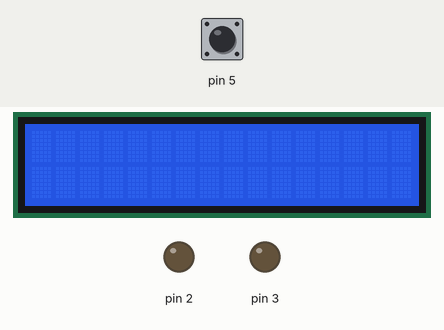
Recording of a sketch running on a simulated Arduino Uno, built with avr-gcc and run on an emulated ATmega328P. Shown: 16×2 character LCD, output pins drawn as LEDs (lit = HIGH). Dashed ring = blinking. The test bench sets the inputs (shaded band); at power-on: pin 5 HIGH. What the sketch prints to the serial monitor is not drawn.

Above: at 1.2 s.
1.3 s: pin 5 pulled LOW for 0.15 s
At 4.3 s:
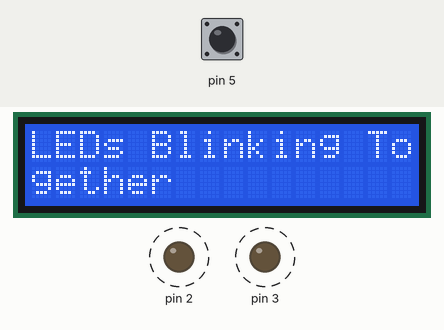
4.4 s: pin 5 pulled LOW for 1 s
At 5.4 s:
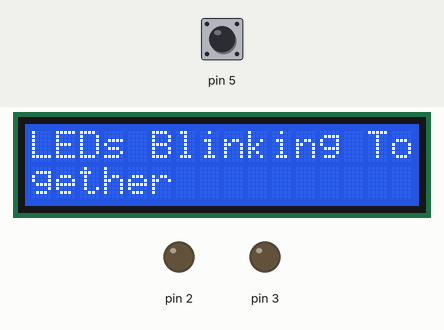
6.9 s: pin 5 pulled LOW for 0.15 s
At 9.9 s:
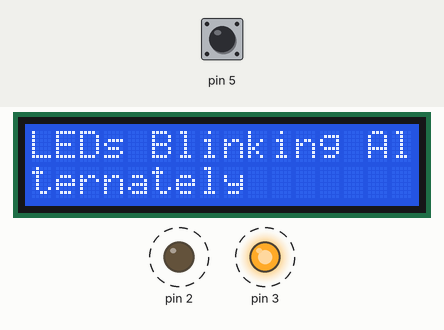
10.0 s: pin 5 pulled LOW for 3.2 s
At 10.6 s:
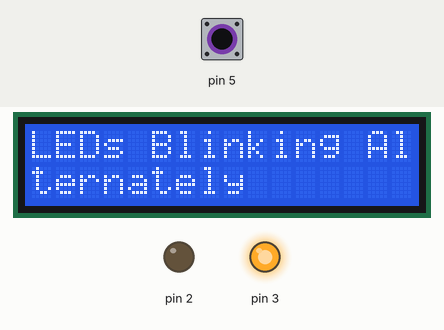
14.7 s: pin 5 pulled LOW for 0.15 s
At 16.4 s:
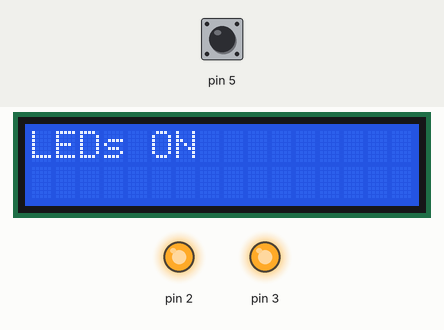
Timing chart, 0 to 17.8 s (numbered marks = the images above; inputs shaded):
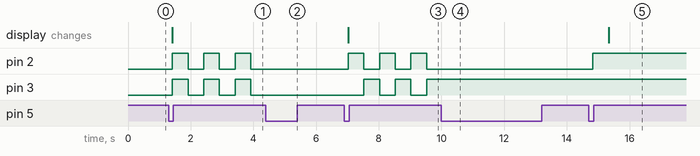

Measured:
- after the input at 1.3 s, pin 2, pin 3: alternates HIGH for 0.50 s and LOW for 0.50 s, starting after 0.12 s; the display: changes after 0.12 s (image 1)
- after the input at 4.4 s, pin 2, pin 3: stops changing and stays LOW
- after the input at 6.9 s, pin 2: alternates HIGH for 0.50 s and LOW for 0.50 s, starting after 0.13 s; pin 3: alternates HIGH for 0.50 s and LOW for 0.50 s, starting after 0.63 s; the display: changes after 0.13 s (image 3)
- after the input at 10.0 s, pin 2: stops changing and stays LOW; pin 3: stops changing and stays HIGH
- after the input at 14.7 s, pin 2: LOW → HIGH after 0.13 s; the display: changes after 0.63 s (image 5)

The sketch:

Activity_7.ino
```cpp
/* This program manages LED states via push buttons,
whereas a LCD display presents a menu for state selection.
*/

#include <LiquidCrystal.h>

// Saves button settings and returns which buttons are being pressed:
class ButtonSelector {
private:
    byte pinB1;
    bool lastButtonState;

public:
    ButtonSelector(byte pb1) : pinB1(pb1), lastButtonState(HIGH) {
        pinMode(pinB1, INPUT_PULLUP);
    }

    bool isPressed() {
        bool currentState = digitalRead(pinB1);
        if (currentState == LOW && lastButtonState == HIGH) {
            delay(50);
            lastButtonState = currentState;
            return true;
        }
        lastButtonState = currentState;
        return false;
    }
};

// Saves the LCD display settings and prints a message on the display:
class Display {
private:
    LiquidCrystal lcd;
    const int columns = 16, rows = 2;

public:
    Display(byte p1, byte p2, byte p3, byte p4, byte p5, byte p6)
        : lcd(p1, p2, p3, p4, p5, p6) {
        lcd.begin(columns, rows);
        lcd.setCursor(0, 0);
    }

    void printMessage(const char* message) {
        lcd.clear();
        int length = strlen(message);
        if (length <= columns) {
            lcd.setCursor(0, 0);
            lcd.print(message);
        } else {
            char line1[columns + 1] = {0};
            char line2[columns + 1] = {0};
            strncpy(line1, message, columns);
            strncpy(line2, message + columns, columns);
            lcd.setCursor(0, 0);
            lcd.print(line1);
            lcd.setCursor(0, 1);
            lcd.print(line2);
        }
    }
};

// Creates the LEDs effects:
class LEDs {
private:
    byte pin1;
    byte pin2;

public:
    LEDs(byte p1, byte p2) : pin1(p1), pin2(p2) {
        pinMode(pin1, OUTPUT);
        pinMode(pin2, OUTPUT);
    }

    void on() {
        digitalWrite(pin1, HIGH);
        digitalWrite(pin2, HIGH);
        delay(500);
    }

    void off() {
        digitalWrite(pin1, LOW);
        digitalWrite(pin2, LOW);
    }

    void blinkTogether() {
        digitalWrite(pin1, HIGH);
        digitalWrite(pin2, HIGH);
        delay(500);
        digitalWrite(pin1, LOW);
        digitalWrite(pin2, LOW);
        delay(500);
    }

    void blinkAlternately() {
        digitalWrite(pin1, HIGH);
        digitalWrite(pin2, LOW);
        delay(500);
        digitalWrite(pin1, LOW);
        digitalWrite(pin2, HIGH);
        delay(500);
    }
};

// Manages the state selection of the LEDs:
class StateHandler {
private:
    LEDs &ledRow;
    Display &display;
    ButtonSelector &buttonSelector;

public:
    StateHandler(LEDs &ledRow, Display &display, ButtonSelector &buttonSelector)
        : ledRow(ledRow), display(display), buttonSelector(buttonSelector) {}

    void state01() {
        ledRow.on();
        Serial.println("State 1: LEDs ON");
        display.printMessage("LEDs ON");
    }

    void state02() {
        Serial.println("State 2: LEDs Blinking Together");
        display.printMessage("LEDs Blinking Together");
        while (true) {
            ledRow.blinkTogether();
            if (buttonSelector.isPressed()) {
                break;
            }
        }
    }

    void state03() {
        Serial.println("State 3: LEDs Blinking Alternately");
        display.printMessage("LEDs Blinking Alternately");
        while (true) {
            ledRow.blinkAlternately();
            if (buttonSelector.isPressed()) {
                break;
            }
        }
    }

    void setState(int state) {
        switch (state) {
            case 1:
                state01();
                break;
            case 2:
                state02();
                break;
            case 3:
                state03();
                break;
            default:
                Serial.println("Invalid state");
                break;
        }
    }
};

LEDs ledRow(2, 3);
ButtonSelector buttonSelector(5);
Display display(13, 12, 11, 10, 9, 8);
StateHandler stateHandler(ledRow, display, buttonSelector);
int selection = 1;

void setup() {
    Serial.begin(9600);
}

void loop() {
    if (buttonSelector.isPressed()) {
        selection++;
        if (selection > 3) selection = 1;
        stateHandler.setState(selection);
    }
    delay(100);
}
```
